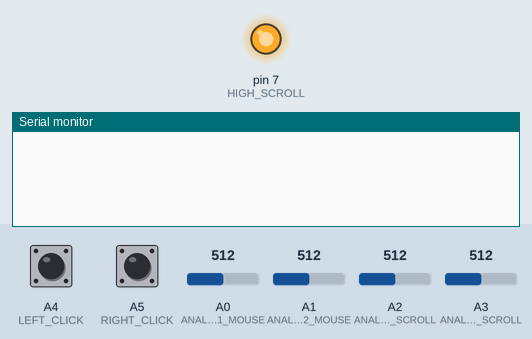
Simulated run of this sketch. Board: Arduino Uno, built with avr-gcc and run on an emulated ATmega328P. Shown: output pins drawn as LEDs (lit = HIGH), the last lines printed to the serial monitor. The inputs (shaded band) are chosen by the test bench; at power-on: A0 (ANALOG_1_MOUSE) = 512, A2 (ANALOG_1_SCROLL) = 512, A3 (ANALOG_2_SCROLL) = 512, A1 (ANALOG_2_MOUSE) = 512, A4 (LEFT_CLICK) HIGH, A5 (RIGHT_CLICK) HIGH.

Above: at 1.2 s.
1.3 s: A0 (ANALOG_1_MOUSE) set to 542
2.8 s: A0 (ANALOG_1_MOUSE) set to 567
At 2.92 s:
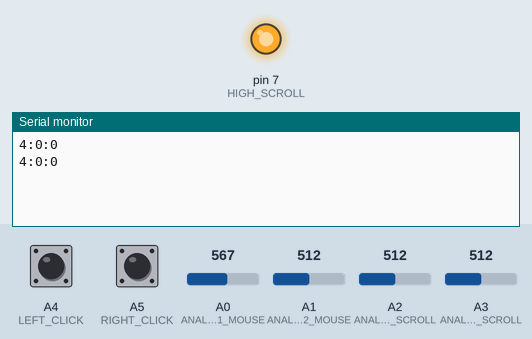
4.7 s: A2 (ANALOG_1_SCROLL) set to 539
At 4.73 s:
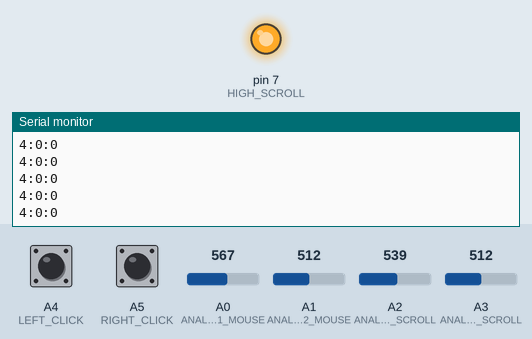
6.2 s: A2 (ANALOG_1_SCROLL) set to 564
At 6.35 s:
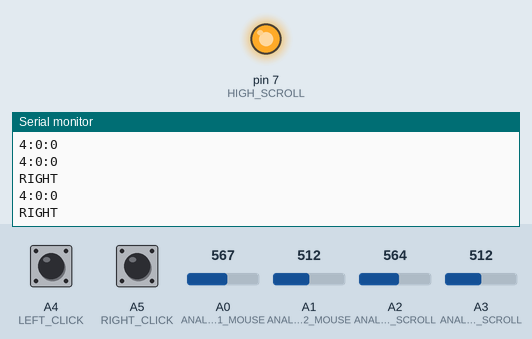
7.8 s: A3 (ANALOG_2_SCROLL) set to 539
At 8.26 s:
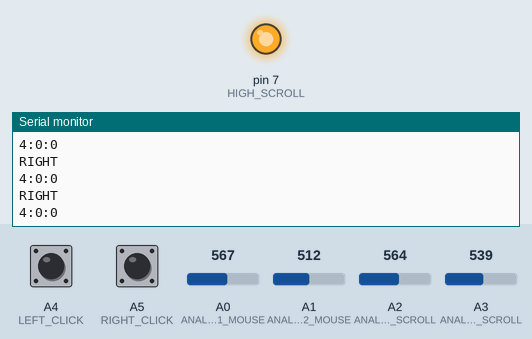

The sketch:

ArduinoJoystickMouse.ino
```cpp
// JOYSTICKS @ ARDUINO SETUP

// 2° Joystick (right)
#define LEFT_CLICK A4     // SW
#define ANALOG_1_MOUSE A0 // VRy
#define ANALOG_2_MOUSE A1 // VRx
// +5v connected to pin 5V
// GND connected to one Arduino's GND

// 1° Joystick (left)
#define RIGHT_CLICK A5      // SW
#define ANALOG_1_SCROLL A2  // VRy
#define ANALOG_2_SCROLL A3  // VRx
#define HIGH_SCROLL 7       // +5v
// GND connected to the other Arduino's GND


void setup() {

  Serial.begin(9600);

  // 1° Joystick
  pinMode(LEFT_CLICK,INPUT);
  digitalWrite(LEFT_CLICK,HIGH);

  // 2° Joystick
  pinMode(RIGHT_CLICK,INPUT);
  digitalWrite(RIGHT_CLICK,HIGH);
  pinMode(HIGH_SCROLL, OUTPUT);
  digitalWrite(HIGH_SCROLL, HIGH);
};

void loop() {

  // MOUSE
  int z=0,xpos=0,ypos=0;
  int x=analogRead(ANALOG_1_MOUSE);
  int y=analogRead(ANALOG_2_MOUSE);
  int sensitivity=120;    // you can adjust the sensitivity

  if(x>=550)                     // when moved up
    xpos=map(x,550,1023,0,sensitivity);
  if(x<=450)                   // when moved down
    xpos=map(x,450,0,0,-sensitivity);
  if(y>=550)                    // when moved right
    ypos=map(y,550,1023,0,sensitivity);
  if(y<=450)                  // when moved left
    ypos=map(y,450,0,0,-sensitivity);
  if(digitalRead(LEFT_CLICK)==LOW)   // when SW is pressed
    z=1;
  else
    z=0;
  if(xpos!=0 or ypos!=0 or z==1){ // prints only when the joystick is moved or pressed
    Serial.print(xpos);    // print the data and separating by ":"
    Serial.print(":");
    Serial.print(ypos);
    Serial.print(":");
    Serial.println(z);
  }

  // SCROLL
  int x1=analogRead(ANALOG_1_SCROLL);
  int y1=analogRead(ANALOG_2_SCROLL);


  if(x1>=550)
    Serial.print("RIGHT\n");
  if(x1<=450)
    Serial.print("LEFT\n");
  if(y1>=550)
    Serial.print("UP\n");
  if(y1<=450)
    Serial.print("DOWN\n");

  if(digitalRead(RIGHT_CLICK)==LOW)
    Serial.print("RIGHT_CLICK\n");

  delay(100);
};
```

Measured:
- the behaviour switches between 553 and 554 on A0 (ANALOG_1_MOUSE) (found by bisection; images 0 and 1)
- the behaviour switches between 549 and 550 on A2 (ANALOG_1_SCROLL) (found by bisection; images 2 and 3)
- after the input at 2.8 s, the serial monitor: prints a new line at once (image 1)
- after the input at 6.2 s, the serial monitor: prints a new line after 0.05 s (image 3)
